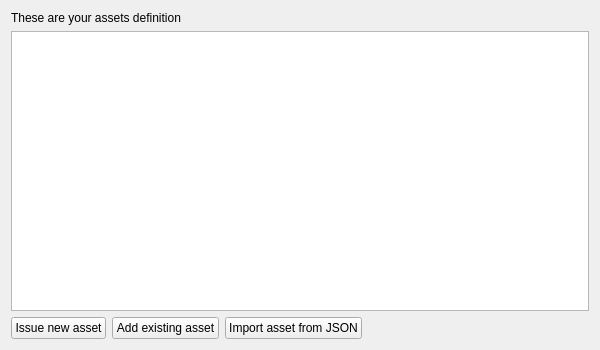
<?xml version="1.0" encoding="UTF-8"?>
<ui version="4.0">
 <class>Form</class>
 <widget class="QWidget" name="Form">
  <property name="geometry">
   <rect>
    <x>0</x>
    <y>0</y>
    <width>600</width>
    <height>350</height>
   </rect>
  </property>
  <property name="windowTitle">
   <string>Form</string>
  </property>
  <layout class="QVBoxLayout" name="verticalLayout">
   <item>
    <layout class="QHBoxLayout" name="horizontalLayout_2">
     <item>
      <widget class="QLabel" name="label">
       <property name="text">
        <string>These are your assets definition</string>
       </property>
      </widget>
     </item>
    </layout>
   </item>
   <item>
    <widget class="QTableView" name="tableView">
     <property name="tabKeyNavigation">
      <bool>false</bool>
     </property>
     <property name="selectionMode">
      <enum>QAbstractItemView::SingleSelection</enum>
     </property>
     <property name="selectionBehavior">
      <enum>QAbstractItemView::SelectRows</enum>
     </property>
     <property name="sortingEnabled">
      <bool>true</bool>
     </property>
    </widget>
   </item>
   <item>
    <layout class="QHBoxLayout" name="horizontalLayout">
     <item>
      <widget class="QPushButton" name="btnAddNewAsset">
       <property name="text">
        <string>Issue new asset</string>
       </property>
       <property name="icon">
        <iconset>
         <normaloff>../icons/add.png</normaloff>../icons/add.png</iconset>
       </property>
      </widget>
     </item>
     <item>
      <widget class="QPushButton" name="btnAddExistingAsset">
       <property name="text">
        <string>Add existing asset</string>
       </property>
       <property name="icon">
        <iconset>
         <normaloff>../icons/add.png</normaloff>../icons/add.png</iconset>
       </property>
      </widget>
     </item>
     <item>
      <widget class="QPushButton" name="btnImportAssetFromJSON">
       <property name="text">
        <string>Import asset from JSON</string>
       </property>
       <property name="icon">
        <iconset>
         <normaloff>../icons/add.png</normaloff>../icons/add.png</iconset>
       </property>
      </widget>
     </item>
     <item>
      <spacer name="horizontalSpacer">
       <property name="orientation">
        <enum>Qt::Horizontal</enum>
       </property>
       <property name="sizeHint" stdset="0">
        <size>
         <width>40</width>
         <height>20</height>
        </size>
       </property>
      </spacer>
     </item>
    </layout>
   </item>
  </layout>
  <action name="actionCopyMoniker">
   <property name="text">
    <string>Copy &amp;Moniker</string>
   </property>
   <property name="toolTip">
    <string>Copy Moniker</string>
   </property>
  </action>
  <action name="actionCopyColorSet">
   <property name="text">
    <string>Copy &amp;Color set</string>
   </property>
   <property name="toolTip">
    <string>Copy Color set</string>
   </property>
  </action>
  <action name="actionCopyUnit">
   <property name="text">
    <string>Copy &amp;Unit</string>
   </property>
   <property name="toolTip">
    <string>Copy Unit</string>
   </property>
  </action>
  <action name="actionCopyAsJSON">
   <property name="text">
    <string>Copy As &amp;JSON</string>
   </property>
   <property name="toolTip">
    <string>Copy As JSON</string>
   </property>
  </action>
  <action name="actionShowAddresses">
   <property name="text">
    <string>&amp;Show addresses</string>
   </property>
   <property name="toolTip">
    <string>Show addresses</string>
   </property>
  </action>
 </widget>
 <resources/>
 <connections/>
</ui>
